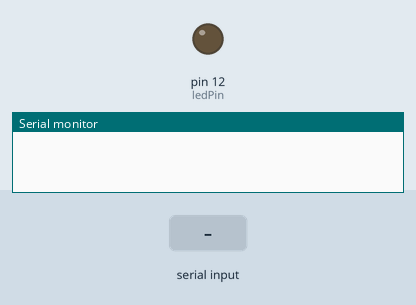
Simulated run of this sketch. Board: Arduino Uno, built with avr-gcc and run on an emulated ATmega328P. Shown: output pins drawn as LEDs (lit = HIGH), the last lines printed to the serial monitor. The inputs (shaded band) are chosen by the test bench.

Above: at 1.2 s.
1.3 s: "30,150\n" received over Serial
2.8 s: "1\n" received over Serial
At 3.4 s:
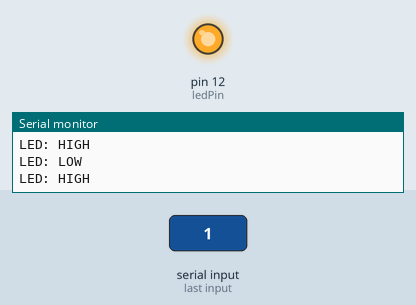
4.3 s: "90,45\n" received over Serial
At 4.6 s:
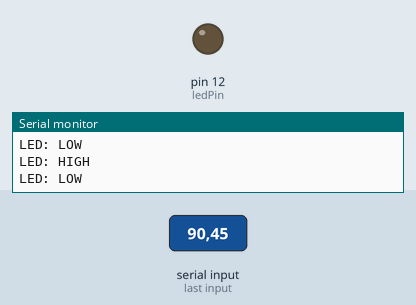
Timing chart, 0 to 7.3 s (numbered marks = the images above; inputs shaded):
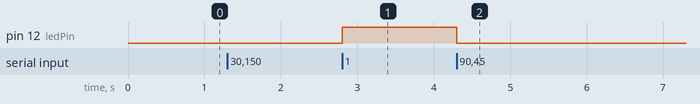

The sketch:

sketch_sep19b.ino
```cpp
int ledPin=12;
int value=0;

void setup() {
  // put your setup code here, to run once:
  Serial.begin(9600);
  pinMode(ledPin, OUTPUT);
  digitalWrite(ledPin, LOW);

}

void loop() {
  // put your main code here, to run repeatedly:
  if(Serial.available())
  {
    value=Serial.read()-'0';
    if(value==1)
    {
      digitalWrite(ledPin, HIGH);
      Serial.println("LED: HIGH");
    }
    else if(value==0)
    {
      digitalWrite(ledPin, LOW);
      Serial.println("LED: LOW");
    }
  }

}
```

Measured:
- after the input at 2.8 s, pin 12 (ledPin): LOW → HIGH at once
- after the input at 4.3 s, pin 12 (ledPin): HIGH → LOW at once
